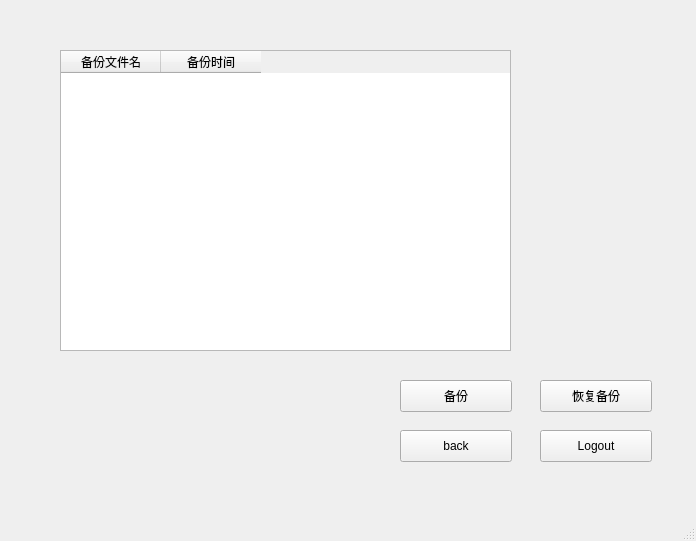
<?xml version="1.0" encoding="UTF-8"?>
<ui version="4.0">
 <class>MainWindow</class>
 <widget class="QMainWindow" name="MainWindow">
  <property name="geometry">
   <rect>
    <x>0</x>
    <y>0</y>
    <width>696</width>
    <height>541</height>
   </rect>
  </property>
  <property name="windowTitle">
   <string>Backup &amp; Recover</string>
  </property>
  <widget class="QWidget" name="centralwidget">
   <widget class="QPushButton" name="pushButton_back">
    <property name="geometry">
     <rect>
      <x>400</x>
      <y>430</y>
      <width>112</width>
      <height>32</height>
     </rect>
    </property>
    <property name="focusPolicy">
     <enum>Qt::StrongFocus</enum>
    </property>
    <property name="text">
     <string>back</string>
    </property>
    <property name="icon">
     <iconset>
      <disabledoff>:/icon/back.png</disabledoff>
     </iconset>
    </property>
   </widget>
   <widget class="QTableWidget" name="tableWidget">
    <property name="geometry">
     <rect>
      <x>60</x>
      <y>50</y>
      <width>451</width>
      <height>301</height>
     </rect>
    </property>
    <property name="sizeAdjustPolicy">
     <enum>QAbstractScrollArea::AdjustToContents</enum>
    </property>
    <property name="editTriggers">
     <set>QAbstractItemView::NoEditTriggers</set>
    </property>
    <property name="selectionBehavior">
     <enum>QAbstractItemView::SelectRows</enum>
    </property>
    <attribute name="horizontalHeaderCascadingSectionResizes">
     <bool>false</bool>
    </attribute>
    <column>
     <property name="text">
      <string>备份文件名</string>
     </property>
    </column>
    <column>
     <property name="text">
      <string>备份时间</string>
     </property>
    </column>
   </widget>
   <widget class="QPushButton" name="pushButton_backup">
    <property name="geometry">
     <rect>
      <x>400</x>
      <y>380</y>
      <width>112</width>
      <height>32</height>
     </rect>
    </property>
    <property name="focusPolicy">
     <enum>Qt::StrongFocus</enum>
    </property>
    <property name="text">
     <string>备份</string>
    </property>
    <property name="icon">
     <iconset>
      <normalon>:/icon/beifen.png</normalon>
     </iconset>
    </property>
    <property name="shortcut">
     <string>Return</string>
    </property>
   </widget>
   <widget class="QPushButton" name="pushButton_recover">
    <property name="geometry">
     <rect>
      <x>540</x>
      <y>380</y>
      <width>112</width>
      <height>32</height>
     </rect>
    </property>
    <property name="focusPolicy">
     <enum>Qt::StrongFocus</enum>
    </property>
    <property name="text">
     <string>恢复备份</string>
    </property>
    <property name="icon">
     <iconset>
      <normalon>:/icon/huifubeifen.png</normalon>
     </iconset>
    </property>
   </widget>
   <widget class="QPushButton" name="pushButton_logout">
    <property name="geometry">
     <rect>
      <x>540</x>
      <y>430</y>
      <width>112</width>
      <height>32</height>
     </rect>
    </property>
    <property name="focusPolicy">
     <enum>Qt::StrongFocus</enum>
    </property>
    <property name="text">
     <string>Logout</string>
    </property>
    <property name="icon">
     <iconset>
      <disabledoff>:/icon/log-out.png</disabledoff>
     </iconset>
    </property>
   </widget>
  </widget>
  <widget class="QMenuBar" name="menubar">
   <property name="geometry">
    <rect>
     <x>0</x>
     <y>0</y>
     <width>696</width>
     <height>22</height>
    </rect>
   </property>
  </widget>
  <widget class="QStatusBar" name="statusbar"/>
 </widget>
 <tabstops>
  <tabstop>tableWidget</tabstop>
  <tabstop>pushButton_backup</tabstop>
  <tabstop>pushButton_recover</tabstop>
  <tabstop>pushButton_back</tabstop>
  <tabstop>pushButton_logout</tabstop>
 </tabstops>
 <resources>
  <include location="../resource/resource.qrc"/>
 </resources>
 <connections/>
</ui>
